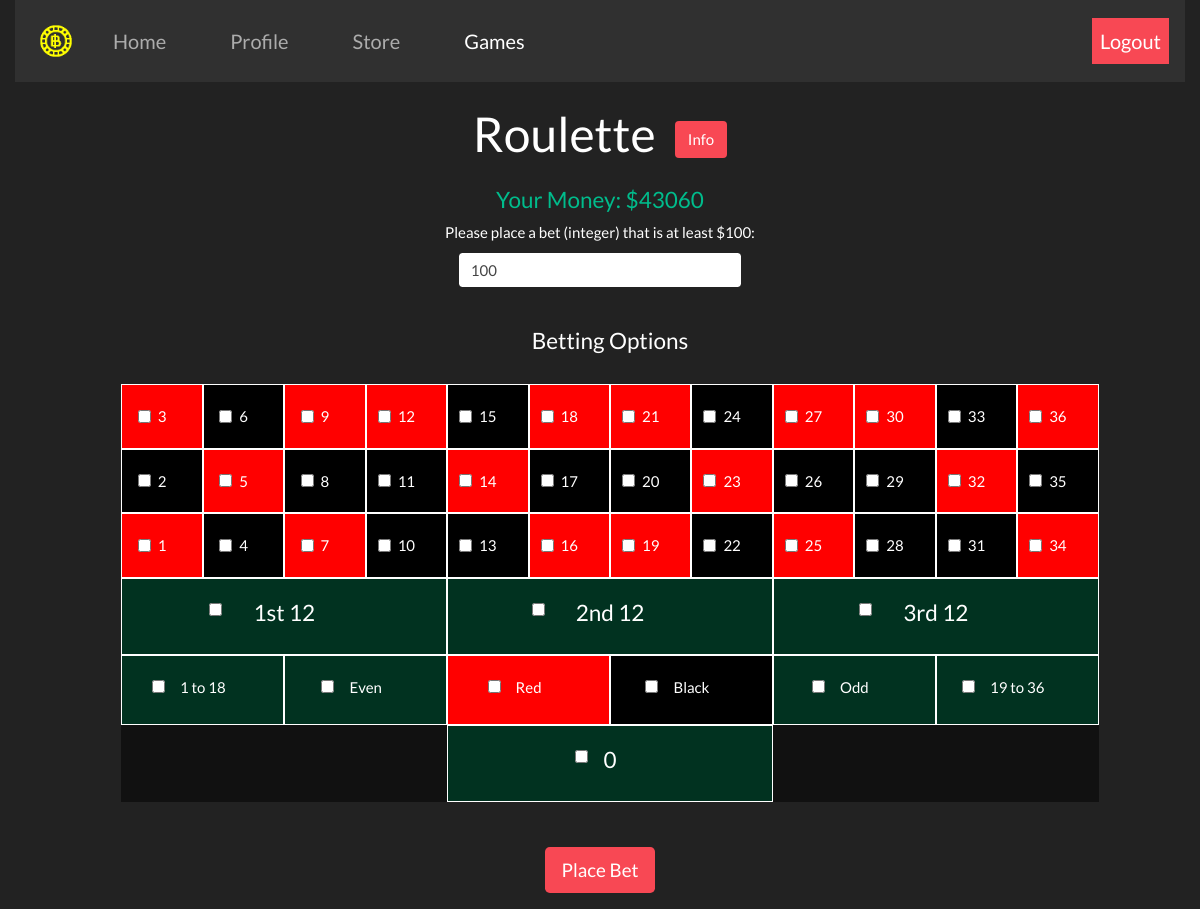
The page /roulette (signed in) on the database as committed earlier.
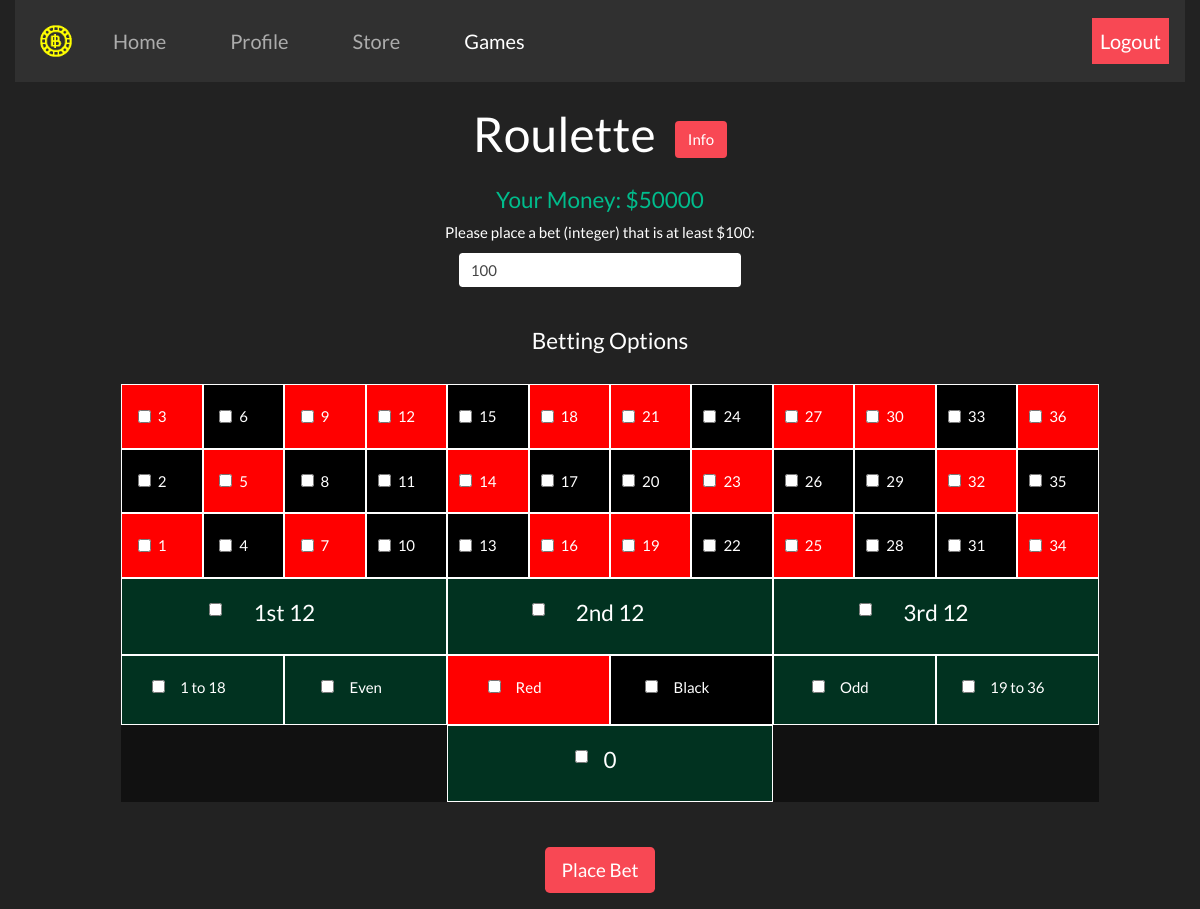
The same page on the database as committed later.
### tables this page shows
CREATE TABLE user_tbl (username TEXT, password TEXT, pfp TEXT, money INT, time TEXT, boosts TEXT);

### app.py (the view, shortened to what this page needs)
@app.route("/roulette", methods=["GET", "POST"])
@login_required
def roulette():
    user = session['username']
    if request.method == 'GET':
        money = db_manager.getMoney(user)
        return render_template("roulette.html", betting=True, money=money, games="active", one=row_one.items(), two=row_two.items(), three=row_three.items())

### app.py (called while the page is built)
def login_required(f):
    @wraps(f)
    def dec(*args, **kwargs):
        if 'username' in session:
            for arg in args:
                print(arg)
            return f(*args, **kwargs)
        flash('You must be logged in to view this page!', 'alert-danger')
        return redirect('/')
    return dec

### utl/db_builder.py (called while the page is built)
def execmany(cmd, inputs):
    db = sqlite3.connect(DB_FILE)
    c = db.cursor()
    output = c.execute(cmd, inputs)
    db.commit()
    return output

### utl/db_manager.py (called while the page is built)
def getMoney(username):
    q = "SELECT money from user_tbl WHERE username=?"
    inputs = (username, )
    data = execmany(q, inputs).fetchone()[0]
    return data

### templates/roulette.html (shortened to what the changed rows need)
{% extends "_base.html" %}
{% block body %}
<h1>Roulette
	<button type="button" class="btn" data-toggle="modal" data-target="#exampleModal" style = "margin-left: 10px; background-color:#f84854;">
		Info
	</button>
</h1>
<div class="w-100 p-3">
  <h4 class="text-success">Your Money: ${{ money }}</h4>
  {% if betting %}
  <form action="/roulette" method="POST">
    <div class="form-group">
    </div><br>
		<div class="form-check" style="width:85%;" id="options">
			<h4>Betting Options</h4><br>
		</div>
		<br><br>
		<button type="submit" class="btn btn-lg" style="background-color:#f84854">Place Bet</button>
  </form>
  {% endif %}
</div>
{% endblock %}

Rows that differ between the two databases and show on the page:
changed user_tbl: money "43060" → "50000"
